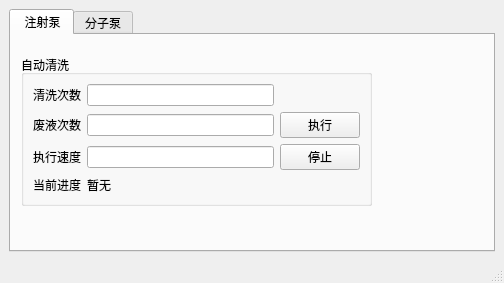
<?xml version="1.0" encoding="UTF-8"?>
<ui version="4.0">
 <class>SystemConfigurationWindow</class>
 <widget class="QMainWindow" name="SystemConfigurationWindow">
  <property name="geometry">
   <rect>
    <x>0</x>
    <y>0</y>
    <width>504</width>
    <height>283</height>
   </rect>
  </property>
  <property name="windowTitle">
   <string>系统配置</string>
  </property>
  <widget class="QWidget" name="centralwidget">
   <layout class="QVBoxLayout" name="verticalLayout">
    <item>
     <widget class="QTabWidget" name="tabWidget">
      <property name="currentIndex">
       <number>0</number>
      </property>
      <widget class="QWidget" name="tab">
       <attribute name="title">
        <string> 注射泵</string>
       </attribute>
       <widget class="QGroupBox" name="groupBox">
        <property name="geometry">
         <rect>
          <x>10</x>
          <y>20</y>
          <width>351</width>
          <height>151</height>
         </rect>
        </property>
        <property name="title">
         <string>自动清洗</string>
        </property>
        <layout class="QGridLayout" name="gridLayout">
         <item row="2" column="1">
          <widget class="QLineEdit" name="line_inject_pump_clean_perform_rate"/>
         </item>
         <item row="1" column="0">
          <widget class="QLabel" name="label_3">
           <property name="text">
            <string>废液次数</string>
           </property>
          </widget>
         </item>
         <item row="0" column="1">
          <widget class="QLineEdit" name="line_inject_pump_clean_times"/>
         </item>
         <item row="1" column="1">
          <widget class="QLineEdit" name="line_inject_pump_waster_clean_times"/>
         </item>
         <item row="1" column="2">
          <widget class="QPushButton" name="btn_inject_pump_clean_perform">
           <property name="text">
            <string>执行</string>
           </property>
          </widget>
         </item>
         <item row="2" column="0">
          <widget class="QLabel" name="label_2">
           <property name="text">
            <string>执行速度</string>
           </property>
          </widget>
         </item>
         <item row="0" column="0">
          <widget class="QLabel" name="label">
           <property name="text">
            <string>清洗次数</string>
           </property>
          </widget>
         </item>
         <item row="3" column="0">
          <widget class="QLabel" name="label_4">
           <property name="text">
            <string>当前进度</string>
           </property>
          </widget>
         </item>
         <item row="3" column="1">
          <widget class="QLabel" name="label_5">
           <property name="text">
            <string>暂无</string>
           </property>
          </widget>
         </item>
         <item row="2" column="2">
          <widget class="QPushButton" name="btn_clean_stop">
           <property name="text">
            <string>停止</string>
           </property>
          </widget>
         </item>
        </layout>
       </widget>
      </widget>
      <widget class="QWidget" name="tab_2">
       <attribute name="title">
        <string>分子泵</string>
       </attribute>
      </widget>
     </widget>
    </item>
   </layout>
  </widget>
  <widget class="QMenuBar" name="menubar">
   <property name="geometry">
    <rect>
     <x>0</x>
     <y>0</y>
     <width>504</width>
     <height>23</height>
    </rect>
   </property>
  </widget>
  <widget class="QStatusBar" name="statusbar"/>
 </widget>
 <resources/>
 <connections/>
</ui>
